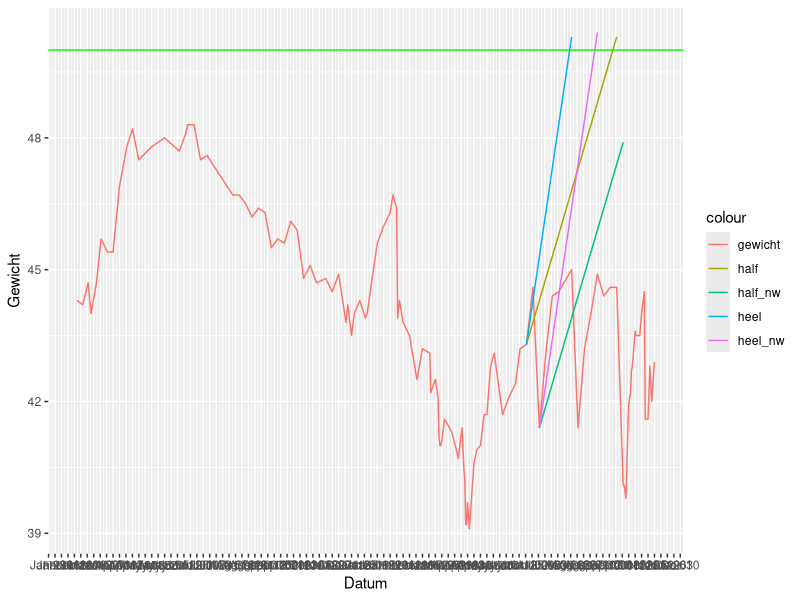

Generate this figure with R:
library("ggplot2")

belle <- read.csv("belle.csv")

belle$Datum <- as.Date(belle$Datum, "%m/%d/%Y")

g <- ggplot(belle, aes(Datum)) + 
    geom_line(aes(y = Gewicht , colour = "gewicht")) + 
    geom_line(aes(y = half, colour = "half")) +
    geom_line(aes(y = heel, colour = "heel")) + 
    geom_line(aes(y = half_nw, colour = "half_nw")) +
    geom_line(aes(y = heel_nw, colour = "heel_nw")) + 
    geom_hline(yintercept = 50, colour = "green") + 
    scale_x_date(date_breaks = "1 week", date_labels = "%b %d")

print(g)

dev.copy(png, file = "belle.png", width=3600, height=600)  ## Copy my plot to a PNG file

dev.off()
